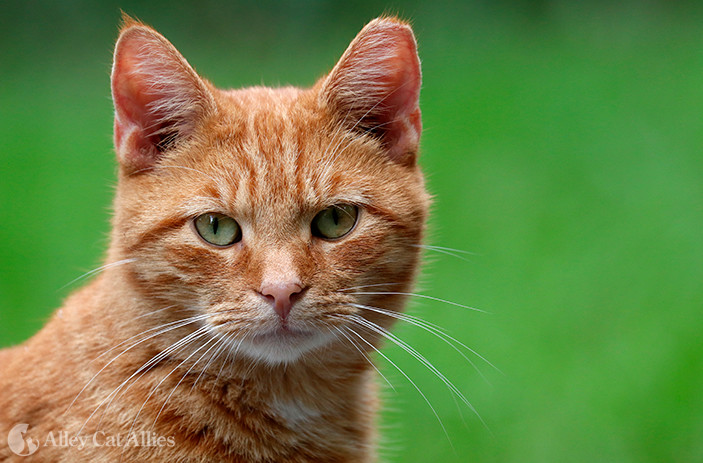
#> input picture testpic.jpg, 703 x 463 px
$ python ex3.py
#> lines starting #> are read from the running program, lines starting #| are printed output that depends on the picture
import cv2 as cv

# Lae pilt samast kaustast
image_path = "testpic.jpg"
image = cv.imread(image_path)
#> image is the input picture: shape (463, 703, 3); mean B, G, R 68.6, 129.3, 105.4

if image is None:
    print("Pildi laadimine ebaõnnestus. Veendu, et pilt asub õiges kaustas ja nimega '3.png'.")
    exit()

while True:
    print("\nValikud:")
    print("1: Threshold")
    print("2: Blur")
    print("3: Dilate")
    print("4: Erode")
    print("5: Canny")
    print("0: Välju")

    choice = input("Sisesta oma valik: ")
#> the answer given: 1

    if choice == "0":
        print("Programm lõpetab töö.")
        break

    if choice == "1":
        value = int(input("Sisesta threshold väärtus (0-255): "))
#> the answer given: 100
        _, processed_image = cv.threshold(image, value, 255, cv.THRESH_BINARY)
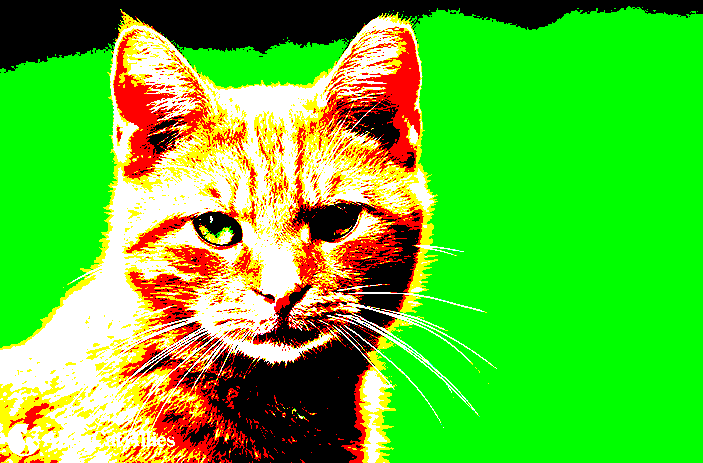
#> processed_image: shape (463, 703, 3); mean B, G, R 42.2, 193.6, 89.8
#> the answer given: 1
#> the answer given: 100
#> the answer given: 1
#> the answer given: 100
#> (the run stopped early here; a loop or call above may not have finished)
